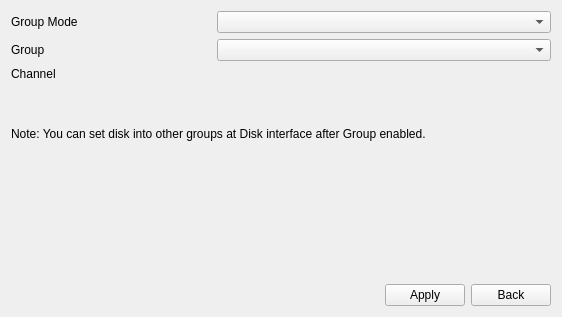
<?xml version="1.0" encoding="UTF-8"?>
<ui version="4.0">
 <class>StorageGroup</class>
 <widget class="QWidget" name="StorageGroup">
  <property name="geometry">
   <rect>
    <x>0</x>
    <y>0</y>
    <width>562</width>
    <height>317</height>
   </rect>
  </property>
  <property name="windowTitle">
   <string>Form</string>
  </property>
  <layout class="QVBoxLayout" name="verticalLayout">
   <item>
    <layout class="QGridLayout" name="gridLayout">
     <item row="1" column="1">
      <widget class="ComboBox" name="comboBox_group"/>
     </item>
     <item row="2" column="0">
      <layout class="QVBoxLayout" name="verticalLayout_2">
       <item>
        <widget class="QLabel" name="label_channel">
         <property name="text">
          <string>Channel</string>
         </property>
        </widget>
       </item>
       <item>
        <spacer name="verticalSpacer_2">
         <property name="orientation">
          <enum>Qt::Vertical</enum>
         </property>
         <property name="sizeHint" stdset="0">
          <size>
           <width>20</width>
           <height>40</height>
          </size>
         </property>
        </spacer>
       </item>
      </layout>
     </item>
     <item row="1" column="0">
      <widget class="QLabel" name="label_group">
       <property name="text">
        <string>Group</string>
       </property>
      </widget>
     </item>
     <item row="0" column="0">
      <widget class="QLabel" name="label_groupMode">
       <property name="sizePolicy">
        <sizepolicy hsizetype="Preferred" vsizetype="Preferred">
         <horstretch>1</horstretch>
         <verstretch>0</verstretch>
        </sizepolicy>
       </property>
       <property name="minimumSize">
        <size>
         <width>200</width>
         <height>0</height>
        </size>
       </property>
       <property name="text">
        <string>Group Mode</string>
       </property>
      </widget>
     </item>
     <item row="2" column="1">
      <widget class="CheckBoxGroup" name="checkBoxGroup_channel" native="true"/>
     </item>
     <item row="0" column="1">
      <widget class="ComboBox" name="comboBoxEnable">
       <property name="sizePolicy">
        <sizepolicy hsizetype="Preferred" vsizetype="Fixed">
         <horstretch>4</horstretch>
         <verstretch>0</verstretch>
        </sizepolicy>
       </property>
      </widget>
     </item>
    </layout>
   </item>
   <item>
    <widget class="QLabel" name="label_note">
     <property name="text">
      <string>Note: You can set disk into other groups at Disk interface after Group enabled.</string>
     </property>
     <property name="style" stdset="0">
      <string>blue_text</string>
     </property>
    </widget>
   </item>
   <item>
    <widget class="QWidget" name="widget" native="true">
     <property name="sizePolicy">
      <sizepolicy hsizetype="Preferred" vsizetype="Preferred">
       <horstretch>0</horstretch>
       <verstretch>1</verstretch>
      </sizepolicy>
     </property>
    </widget>
   </item>
   <item>
    <layout class="QHBoxLayout" name="horizontalLayout_2">
     <item>
      <spacer name="horizontalSpacer">
       <property name="orientation">
        <enum>Qt::Horizontal</enum>
       </property>
       <property name="sizeHint" stdset="0">
        <size>
         <width>40</width>
         <height>20</height>
        </size>
       </property>
      </spacer>
     </item>
     <item>
      <widget class="QPushButton" name="pushButton_apply">
       <property name="text">
        <string>Apply</string>
       </property>
      </widget>
     </item>
     <item>
      <widget class="QPushButton" name="pushButton_back">
       <property name="text">
        <string>Back</string>
       </property>
      </widget>
     </item>
    </layout>
   </item>
  </layout>
 </widget>
 <customwidgets>
  <customwidget>
   <class>ComboBox</class>
   <extends>QComboBox</extends>
   <header>combobox.h</header>
  </customwidget>
  <customwidget>
   <class>CheckBoxGroup</class>
   <extends>QWidget</extends>
   <header>checkboxgroup.h</header>
   <container>1</container>
  </customwidget>
 </customwidgets>
 <resources/>
 <connections/>
</ui>
